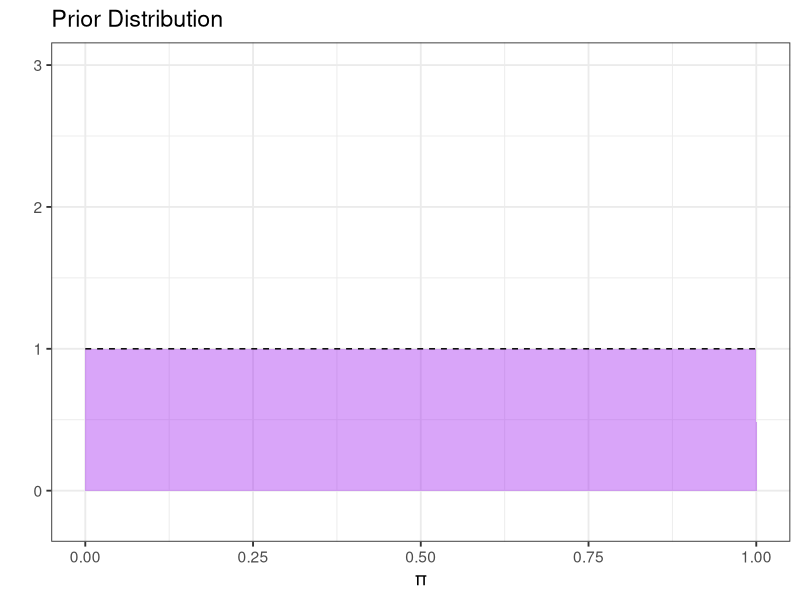
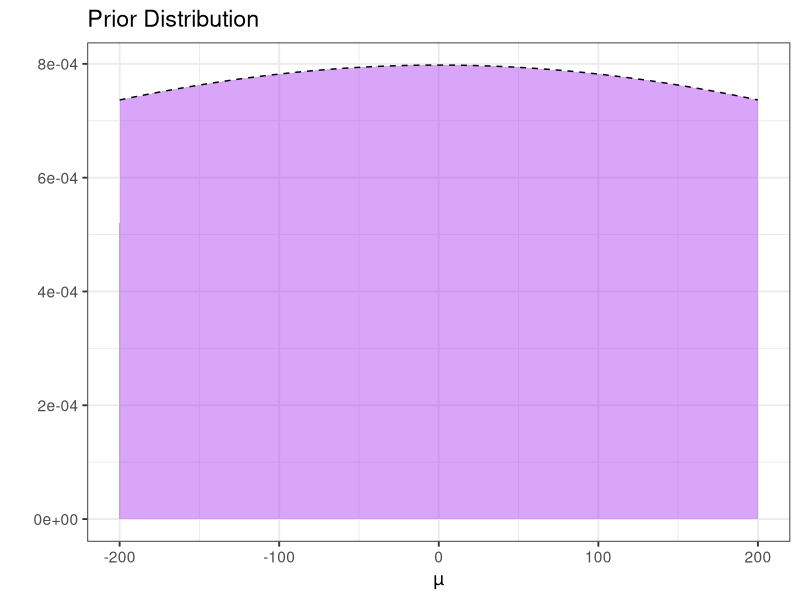
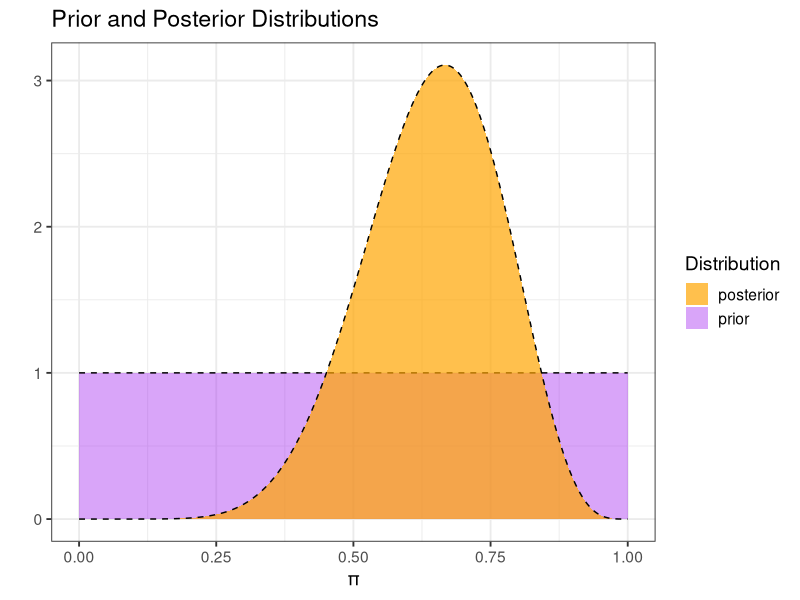

These charts were generated, in order, by the following R code:
## ---- chunk 1
knitr::opts_chunk$set(echo = TRUE)
options(kable_styling_bootstrap_options = c("hover", "striped"))

library(tidyverse)
library(kableExtra)

theme_set(theme_bw(base_size = 14))
## ---- chunk 2
alpha <- 1
beta <- 1
#Fewer points results in more jagged pictures
grid_pts <- 500

#Create prior distribution 
my_dists_prop <- tibble(
  pi = seq(0, 1, length.out = grid_pts), #possible proportion values
  prior_prob = dbeta(pi, alpha, beta) #prior probability
)

#Plot prior distribution
my_dists_prop %>%
  ggplot() + 
  geom_area(aes(x = pi, y = prior_prob), 
            fill = "purple", alpha = 0.4) + 
  geom_line(aes(x = pi, y = prior_prob),
            linetype = "dashed") + 
  labs(
    title = "Prior Distribution",
    x = "π",
    y = ""
  ) + 
  ylim(c(-0.2, 3))
## ---- chunk 3
mean_prior <- 0
sd_prior <- 500
#Fewer points results in more jagged pictures
grid_pts <- 500

#Create prior distribution 
my_dists_mean <- tibble(
  mu = seq(-200, 200, length.out = grid_pts), #possible proportion values
  prior_prob = dnorm(mu, mean_prior, sd_prior) #prior probability
)

#Plot prior distribution
my_dists_mean %>%
  ggplot() + 
  geom_area(aes(x = mu, y = prior_prob), 
            fill = "purple", alpha = 0.4) + 
  geom_line(aes(x = mu, y = prior_prob),
            linetype = "dashed") + 
  labs(
    title = "Prior Distribution",
    x = "µ",
    y = ""
  )
## ---- chunk 4
nobs <- 12
set.seed(071524)
my_data <- tibble(
  obs_id = 1:nobs,
  status = sample(c("yes", "no"), 
                  size = nobs,
                  prob = c(0.7, 0.3), 
                  replace = TRUE)
)

num_yes <- my_data %>%
  filter(status == "yes") %>%
  nrow()

print(paste0("Of the ",
             nobs,
             " observations, the number of positive responses was ",
             num_yes,
             "."))
## ---- chunk 5
nobs <- 12
set.seed(071524)
my_data <- tibble(
  obs_id = 1:nobs,
  value = rnorm(nobs, 60, 10)
)

samp_mean <- my_data %>%
  summarize(my_mean = mean(value)) %>%
  pull(my_mean)

print(paste0("From the ", 
             nobs, 
             " observations, the sample average was ", 
             samp_mean, "."))
## ---- chunk 6
#Construct the posterior
my_dists_prop <- my_dists_prop %>%
  mutate(
    #Compute likelihood using binomial distribution
    likelihood = choose(nobs, num_yes)*pi^(num_yes)*(1 - pi)^(nobs - num_yes), 
    #Compute posterior as likelihood*prior
    post_prob = likelihood*prior_prob,
    #Normalize posterior
    post_prob_normalized = post_prob/(sum(post_prob)*1/grid_pts))

#Plot prior and posterior
my_dists_prop %>%
  ggplot() + 
  geom_area(aes(x = pi, y = prior_prob, fill = "prior"), 
            alpha = 0.4) + 
  geom_line(aes(x = pi, y = prior_prob),
            linetype = "dashed") + 
  geom_area(aes(x =pi, y = post_prob_normalized, fill = "posterior"), 
            alpha = 0.7) + 
  geom_line(aes(x = pi, y = post_prob_normalized),
            linetype = "dashed") +
  labs(
    title = "Prior and Posterior Distributions",
    x = "π",
    y = "",
    fill = "Distribution"
  ) +
  scale_fill_manual(values = c("prior" = "purple", "posterior" = "orange"))
